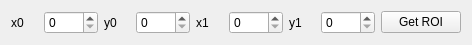
<?xml version="1.0" encoding="UTF-8"?>
<ui version="4.0">
 <class>ROIWidget</class>
 <widget class="QWidget" name="ROIWidget">
  <property name="geometry">
   <rect>
    <x>0</x>
    <y>0</y>
    <width>472</width>
    <height>44</height>
   </rect>
  </property>
  <property name="windowTitle">
   <string>Form</string>
  </property>
  <layout class="QHBoxLayout" name="horizontalLayout">
   <item>
    <widget class="QLabel" name="label">
     <property name="text">
      <string>x0</string>
     </property>
    </widget>
   </item>
   <item>
    <widget class="QSpinBox" name="spinX0">
     <property name="maximum">
      <number>9999</number>
     </property>
    </widget>
   </item>
   <item>
    <widget class="QLabel" name="label_2">
     <property name="text">
      <string>y0</string>
     </property>
    </widget>
   </item>
   <item>
    <widget class="QSpinBox" name="spinY0">
     <property name="maximum">
      <number>9999</number>
     </property>
    </widget>
   </item>
   <item>
    <widget class="QLabel" name="label_3">
     <property name="text">
      <string>x1</string>
     </property>
    </widget>
   </item>
   <item>
    <widget class="QSpinBox" name="spinX1">
     <property name="maximum">
      <number>9999</number>
     </property>
    </widget>
   </item>
   <item>
    <widget class="QLabel" name="label_4">
     <property name="text">
      <string>y1</string>
     </property>
    </widget>
   </item>
   <item>
    <widget class="QSpinBox" name="spinY1">
     <property name="maximum">
      <number>9999</number>
     </property>
    </widget>
   </item>
   <item>
    <widget class="QPushButton" name="buttonGetROI">
     <property name="text">
      <string>Get ROI</string>
     </property>
    </widget>
   </item>
  </layout>
 </widget>
 <resources/>
 <connections/>
</ui>
